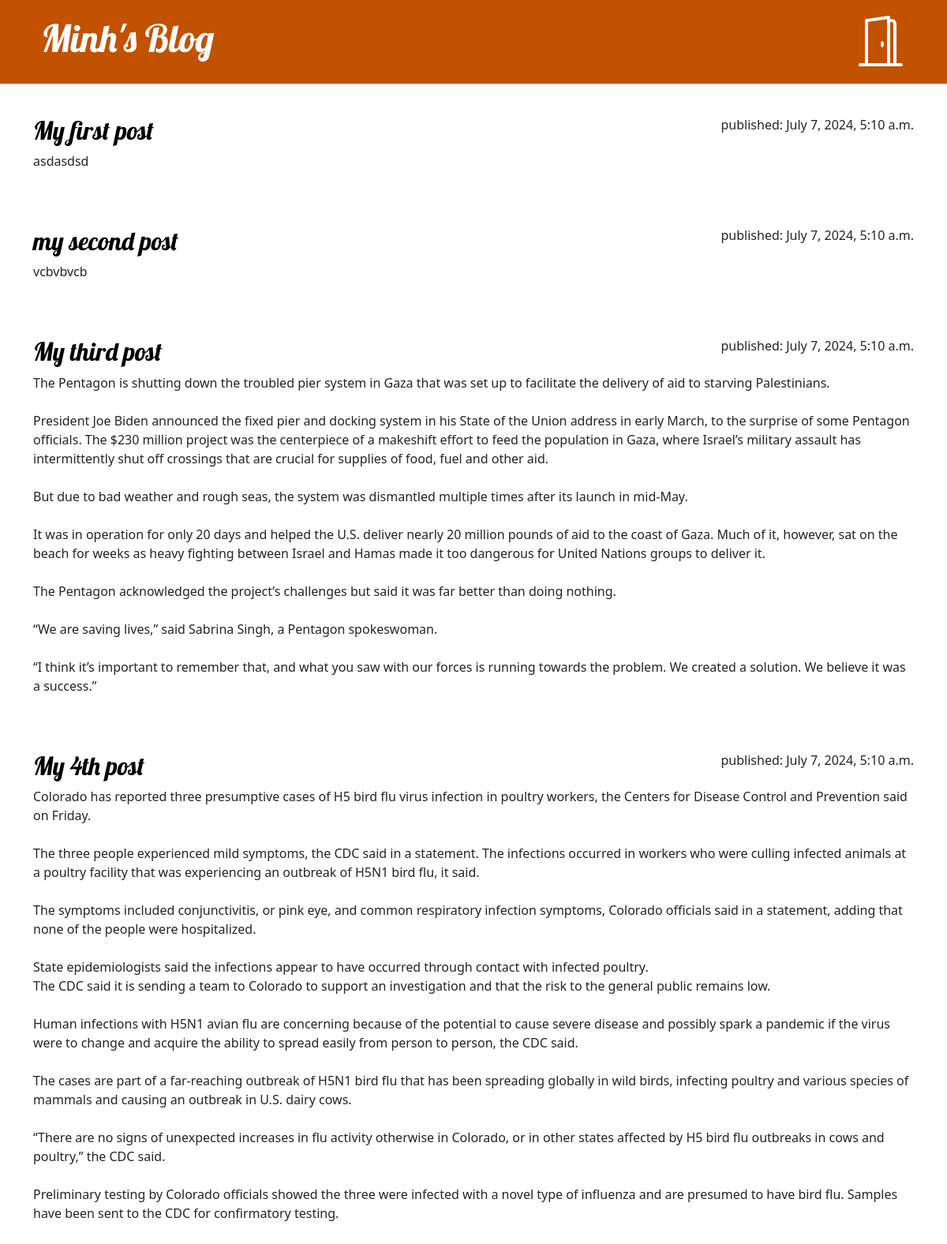
Before: / with the older database file.
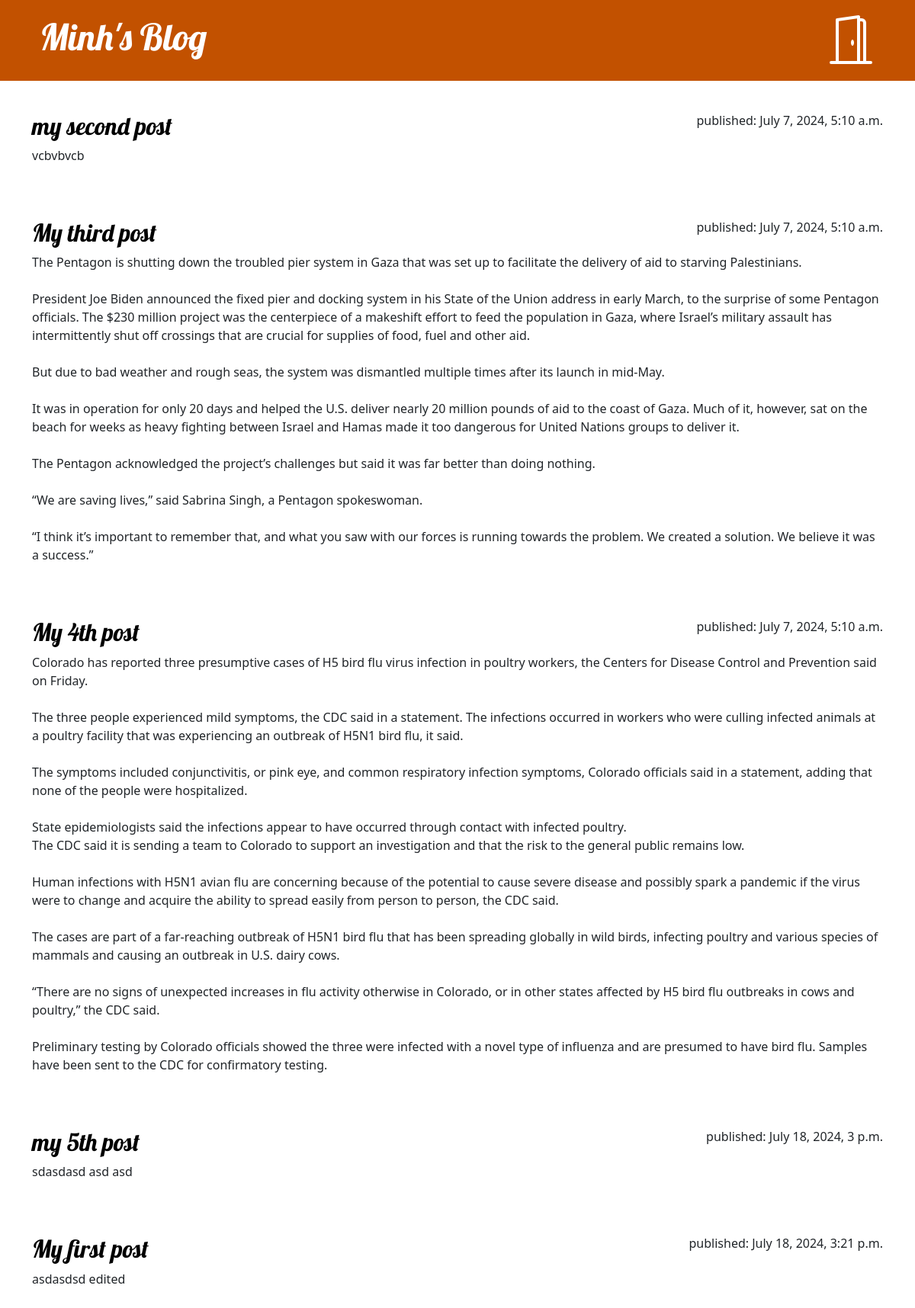
After: the same page with the newer database file.
### blog/models.py (models this page shows, shortened)
class Post(models.Model):
    author=models.ForeignKey(settings.AUTH_USER_MODEL,on_delete=models.CASCADE)#if deleted, deleted everything
    title=models.CharField(max_length=200)
    text = models.TextField()
    created_date=models.DateTimeField(default=timezone.now)
    published_date=models.DateTimeField(blank=True, null=True)# blank and empty when first post

### blog/views.py (the view)
# urls.py: path('',views.post_list,name='post_list'),
def post_list(request):
    posts=Post.objects.filter(published_date__lte=timezone.now()).order_by('published_date')
    return render(request,'blog/post_list.html',{'posts':posts})

### blog/templates/blog/post_list.html
{% extends 'blog/base.html' %}
{% block content %}
    {% for post in posts%}
        <article class="post">
            <time class="date">published: {{post.published_date}}</time>
            <h2><a href="{% url 'post_detail' pk=post.pk %}">{{post.title}}</a></h2>
            <p>{{post.text|linebreaksbr}}</p>
        </article>
    {% endfor %}
{% endblock %}

Changed rows visible on the page:
added Post: published_date "July 18, 2024, 3 p.m.", title "my 5th post", text "sdasdasd asd asd"
changed Post "My first post": published_date "July 7, 2024, 5:10 a.m." → "July 18, 2024, 3:21 p.m."; text "asdasdsd" → "asdasdsd edited"; moves down the list
